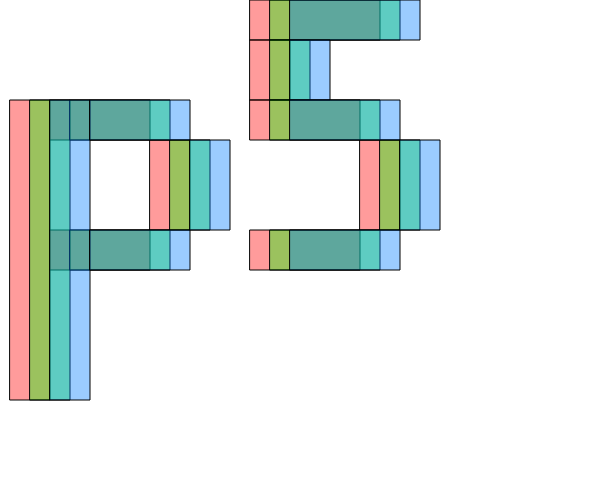
Frame 1 (no input)
Frame 60 (no input): identical to frame 1, image omitted
Frame 120 (the mouse pressed at the canvas centre since frame 60): identical to frame 1, image omitted

The p5.js sketch that drew this single still picture (run headless with seeded random() and noise() and a simulated clock; from frame 60 on, the mouse is pressed at the canvas centre):

// p5.js sketch
// ── sketch.js
// p5 rect
// Source: http://yining1023.github.io/p5PlayGround/

function setup() {
  // createCanvas(width, height)
  createCanvas(600, 500);

  // color(red 0..255, green 0..255, blue 0..255, alpha 0..255)
  const a_alpha = 100;
  const color_blue = color(0, 125, 255, a_alpha);
  const color_red = color(255, 0, 0, a_alpha);
  const color_green = color(0, 255, 0, a_alpha);

  fill(color_red);
  translate(0, 0);
  draw_p();
  translate(240, 0);
  draw_5();

  fill(color_green);
  translate(-240 + 20, 0);
  draw_p();
  translate(240, 0);
  draw_5();

  fill(color_blue);
  translate(-240 + 20, 0);
  draw_p();
  translate(240, 0);
  draw_5();
}

function draw_p() {
  // rect(x, y, width, height)
  rect(10, 100, 40, 300);
  rect(50, 100, 100, 40);
  rect(50, 230, 100, 40);
  rect(150, 140, 40, 90);
}

function draw_5() {
  rect(10, 0, 130, 40);
  rect(10, 40, 40, 60);
  rect(10, 100, 110, 40);
  rect(120, 140, 40, 90);
  rect(10, 230, 110, 40);
}

function draw() {}
